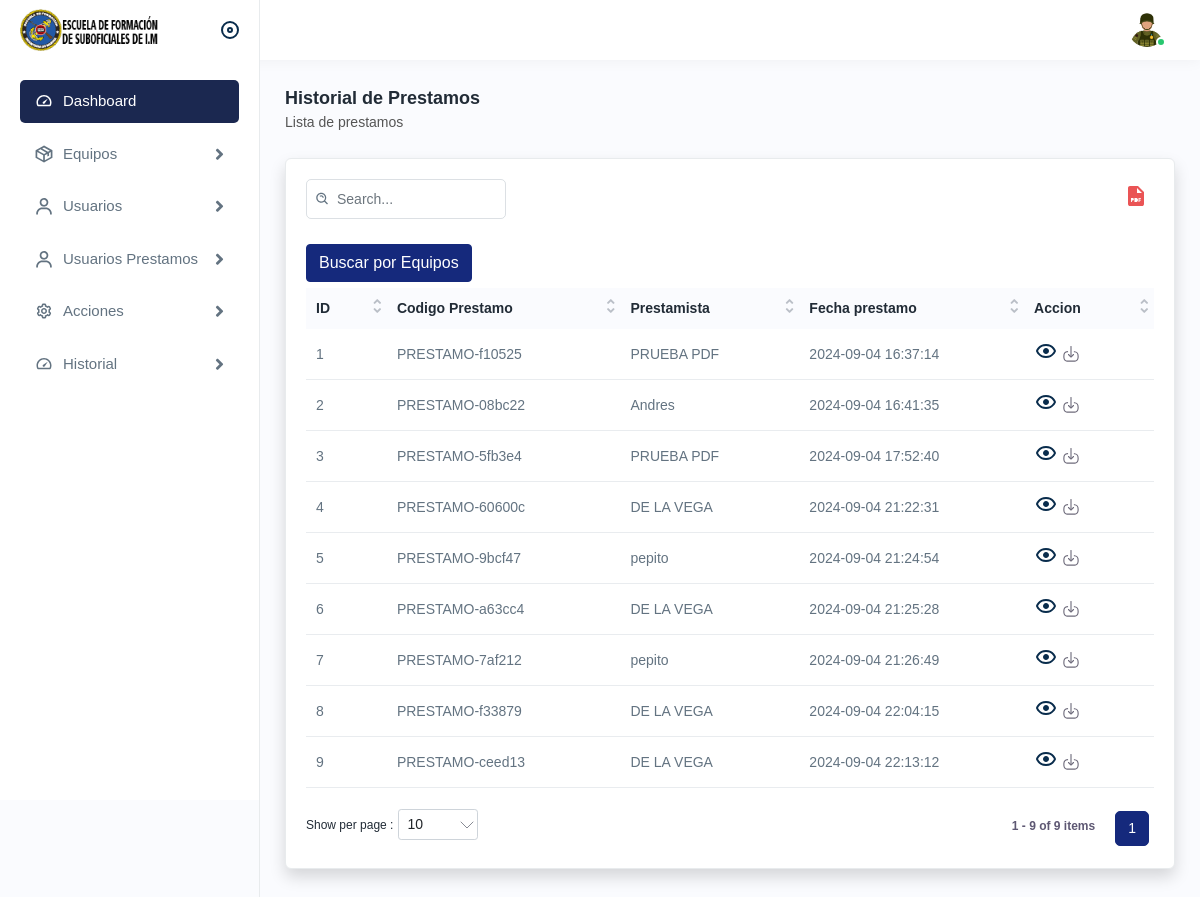
/historial_prestamos.php (signed in), run on an earlier commit of the app's database.
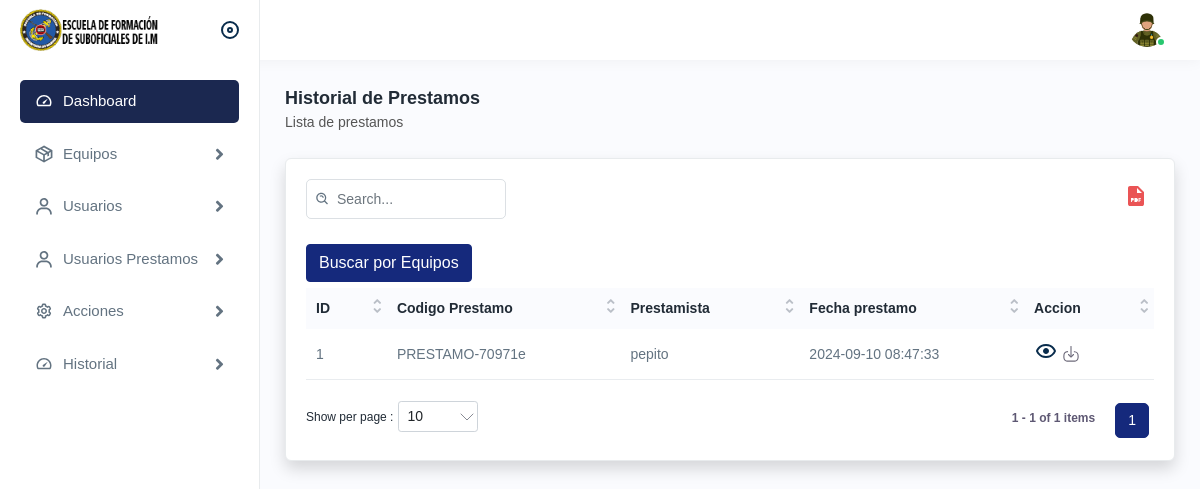
And on a later commit of the database.
### tables this page shows
CREATE TABLE `prestamos` (
  `id` int(11) NOT NULL,
  `Cod_prestamo` varchar(20) NOT NULL,
  `usuario_id` int(11) NOT NULL,
  `Nombre_usuario` varchar(100) NOT NULL,
  `Fecha_prestamo` datetime NOT NULL,
  `Observaciones` text DEFAULT NULL,
  `docPdf` blob NOT NULL
);

### historial_prestamos.php (the view, shortened to what the changed rows need)
<!DOCTYPE html>
<html lang="en">
<head>
  <link rel="stylesheet" href="assets/css/bootstrap.min.css" />
  <link rel="stylesheet" href="assets/css/animate.css" />
  <link rel="stylesheet" href="assets/plugins/select2/css/select2.min.css" />
  <link rel="stylesheet" href="assets/css/dataTables.bootstrap4.min.css" />
  <link rel="stylesheet" href="assets/plugins/fontawesome/css/fontawesome.min.css" />
  <link rel="stylesheet" href="assets/plugins/fontawesome/css/all.min.css" />
  <link rel="stylesheet" href="assets/css/style.css" />
</head>
<body>
  <div class="page-wrapper">
    <div class="content">
      <div class="card shadow">
        <div class="card-body">
          <div class="table-top">
            <div class="search-set">
            </div>
            <div class="wordset">
            </div>
          </div>
          <button type="button" class="btn btn-primary" data-bs-toggle="modal" data-bs-target="#searchModal">
            Buscar por Equipos
          </button>
          <div class="table-responsive">
            <table class="table datanew">
              <thead>
                <tr>
                  <th>ID</th>
                  <th>Codigo Prestamo</th>
                  <th>Prestamista</th>
                  <th>Fecha prestamo</th>
                  <th>Accion</th>
                </tr>
              </thead>
              <tbody>
                <?php
                include "./conexion.php";
                $sql = $mysqli->query("SELECT * FROM prestamos");
                $contador = 1;
                while ($datos = $sql->fetch_object()) { ?>
                  <tr>
                    <td><?php echo $contador; ?></td>
                    <td><?php echo $datos->Cod_prestamo; ?></td>
                    <td><?php echo $datos->Nombre_usuario; ?></td>
                    <td><?php echo $datos->Fecha_prestamo; ?></td>
                    <td>
                      <a href="ver_detalles_prestamos.php?id=<?php echo $datos->id; ?>">
                        <img src="assets/img/icons/eye.svg" alt="img" />
                      </a>
                      <a href="uploads/<?php echo $datos->docPdf; ?>" download>
                        <img src="assets/img/icons/download.svg" alt="img" />
                      </a>
                    </td>
                  </tr>
                <?php
                  $contador++;
                } ?>
              </tbody>
            </table>
          </div>
        </div>
      </div>
    </div>
  </div>
</body>
</html>

What changed in the data, as far as the page shows it:
removed prestamos: Cod_prestamo "PRESTAMO-f10525", Nombre_usuario "PRUEBA PDF", Fecha_prestamo "2024-09-04 16:37:14"
removed prestamos: Cod_prestamo "PRESTAMO-08bc22", Nombre_usuario "Andres", Fecha_prestamo "2024-09-04 16:41:35"
removed prestamos: Cod_prestamo "PRESTAMO-5fb3e4", Nombre_usuario "PRUEBA PDF", Fecha_prestamo "2024-09-04 17:52:40"
removed prestamos: Cod_prestamo "PRESTAMO-60600c", Nombre_usuario "DE LA VEGA", Fecha_prestamo "2024-09-04 21:22:31"
removed prestamos: Cod_prestamo "PRESTAMO-9bcf47", Nombre_usuario "pepito", Fecha_prestamo "2024-09-04 21:24:54"
removed prestamos: Cod_prestamo "PRESTAMO-a63cc4", Nombre_usuario "DE LA VEGA", Fecha_prestamo "2024-09-04 21:25:28"
removed prestamos: Cod_prestamo "PRESTAMO-7af212", Nombre_usuario "pepito", Fecha_prestamo "2024-09-04 21:26:49"
removed prestamos: Cod_prestamo "PRESTAMO-f33879", Nombre_usuario "DE LA VEGA", Fecha_prestamo "2024-09-04 22:04:15"
removed prestamos: Cod_prestamo "PRESTAMO-ceed13", Nombre_usuario "DE LA VEGA", Fecha_prestamo "2024-09-04 22:13:12"
added prestamos: Cod_prestamo "PRESTAMO-70971e", Nombre_usuario "pepito", Fecha_prestamo "2024-09-10 08:47:33"
Also different on the page:
text written by a page script: "1 1 - 9 of 9 items" → "1 1 - 1 of 1 items"
